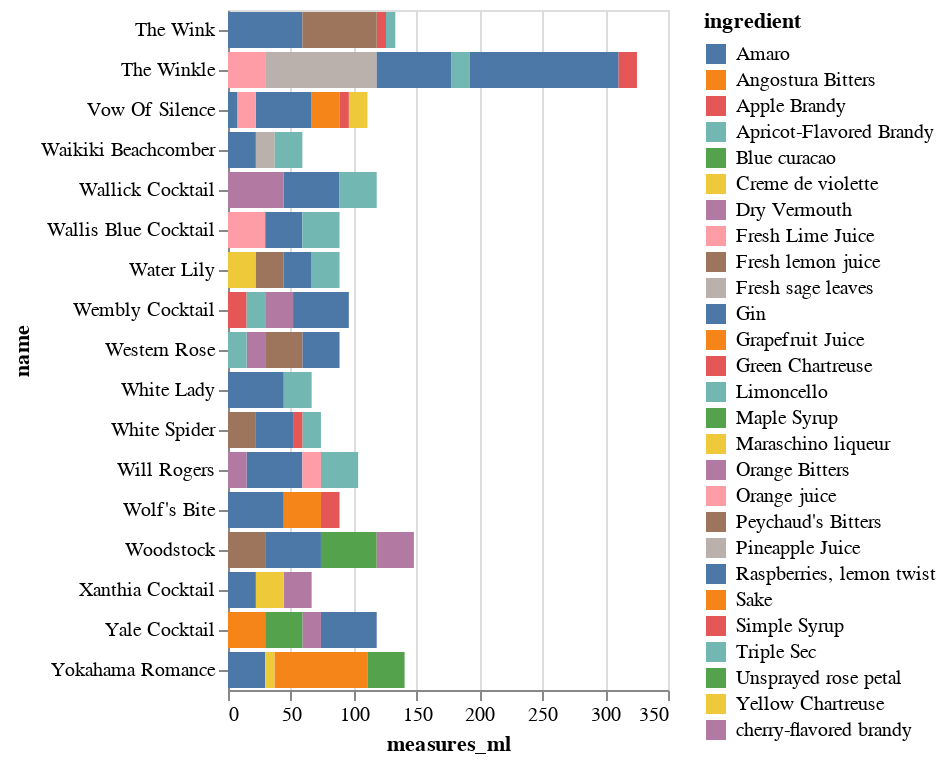

Here is the notebook cell this chart was saved with:
### Code cell
ingredient_selection = alt.selection_point(fields=["ingredient"], bind="legend")

alt.Chart(filtered).mark_bar().encode(
    x="measures_ml",
    y="name",
    color="ingredient",
    opacity=alt.condition(ingredient_selection, alt.value(1), alt.value(0.2))
).add_params(
    ingredient_selection
).properties(width=220)

### Figure 1 — Vega-Lite specification as saved in the notebook (floating-point values rounded to 4 significant figures)
{"config": {"view": {"continuousWidth": 300, "continuousHeight": 300}}, "data": {"name": "data-7ea16302b2282594cf97c4568454b7ac"}, "mark": {"type": "bar"}, "encoding": {"color": {"field": "ingredient", "type": "nominal"}, "opacity": {"condition": {"param": "param_15", "value": 1}, "value": 0.2}, "x": {"field": "measures_ml", "type": "quantitative"}, "y": {"field": "name", "type": "nominal"}}, "params": [{"name": "param_15", "select": {"type": "point", "fields": ["ingredient"]}, "bind": "legend"}], "width": 220, "$schema": "https://vega.github.io/schema/vega-lite/v5.20.1.json", "datasets": {"data-7ea16302b2282594cf97c4568454b7ac": [{"name": "Yokahama Romance", "category": "Gin", "row_id": 969, "ingredient_number": 1, "ingredient": "Sake", "measure": "2 1/2 oz", "measures_ml": 73.93}, {"name": "Yokahama Romance", "category": "Gin", "row_id": 969, "ingredient_number": 2, "ingredient": "Gin", "measure": "1 oz", "measures_ml": 29.57}, {"name": "Yokahama Romance", "category": "Gin", "row_id": 969, "ingredient_number": 3, "ingredient": "Maraschino liqueur", "measure": "1/4 oz", "measures_ml": 7.39}, {"name": "Yokahama Romance", "category": "Gin", "row_id": 969, "ingredient_number": 4, "ingredient": "Unsprayed rose petal", "measure": "1 oz", "measures_ml": 29.57}, {"name": "Yale Cocktail", "category": "Gin", "row_id": 970, "ingredient_number": 1, "ingredient": "Gin", "measure": "1 1/2 oz", "measures_ml": 44.36}, {"name": "Yale Cocktail", "category": "Gin", "row_id": 970, "ingredient_number": 2, "ingredient": "Dry Vermouth", "measure": "1/2 oz", "measures_ml": 14.79}, {"name": "Yale Cocktail", "category": "Gin", "row_id": 970, "ingredient_number": 3, "ingredient": "Blue curacao", "measure": "1 oz", "measures_ml": 29.57}, {"name": "Yale Cocktail", "category": "Gin", "row_id": 970, "ingredient_number": 4, "ingredient": "Angostura Bitters", "measure": "1 oz", "measures_ml": 29.57}, {"name": "Xanthia Cocktail", "category": "Gin", "row_id": 971, "ingredient_number": 1, "ingredient": "Gin", "measure": "3/4 oz", "measures_ml": 22.18}, {"name": "Xanthia Cocktail", "category": "Gin", "row_id": 971, "ingredient_number": 2, "ingredient": "cherry-flavored brandy", "measure": "3/4 oz", "measures_ml": 22.18}, {"name": "Xanthia Cocktail", "category": "Gin", "row_id": 971, "ingredient_number": 3, "ingredient": "Yellow Chartreuse", "measure": "3/4 oz", "measures_ml": 22.18}, {"name": "Woodstock", "category": "Gin", "row_id": 972, "ingredient_number": 1, "ingredient": "Gin", "measure": "1 1/2 oz", "measures_ml": 44.36}, {"name": "Woodstock", "category": "Gin", "row_id": 972, "ingredient_number": 2, "ingredient": "Fresh lemon juice", "measure": "1 oz", "measures_ml": 29.57}, {"name": "Woodstock", "category": "Gin", "row_id": 972, "ingredient_number": 3, "ingredient": "Maple Syrup", "measure": "1 1/2 oz", "measures_ml": 44.36}, {"name": "Woodstock", "category": "Gin", "row_id": 972, "ingredient_number": 4, "ingredient": "Orange Bitters", "measure": "1 oz", "measures_ml": 29.57}, {"name": "Wolf's Bite", "category": "Gin", "row_id": 973, "ingredient_number": 1, "ingredient": "Gin", "measure": "1 1/2 oz", "measures_ml": 44.36}, {"name": "Wolf's Bite", "category": "Gin", "row_id": 973, "ingredient_number": 2, "ingredient": "Grapefruit Juice", "measure": "1 oz", "measures_ml": 29.57}, {"name": "Wolf's Bite", "category": "Gin", "row_id": 973, "ingredient_number": 3, "ingredient": "Green Chartreuse", "measure": "1/2 oz", "measures_ml": 14.79}, {"name": "The Winkle", "category": "Gin", "row_id": 975, "ingredient_number": 1, "ingredient": "Fresh sage leaves", "measure": "3 oz", "measures_ml": 88.72}, {"name": "The Winkle", "category": "Gin", "row_id": 975, "ingredient_number": 2, "ingredient": "Gin", "measure": "2 oz", "measures_ml": 59.15}, {"name": "The Winkle", "category": "Gin", "row_id": 975, "ingredient_number": 3, "ingredient": "Fresh Lime Juice", "measure": "1 oz", "measures_ml": 29.57}, {"name": "The Winkle", "category": "Gin", "row_id": 975, "ingredient_number": 4, "ingredient": "Limoncello", "measure": "1/2 oz", "measures_ml": 14.79}, {"name": "The Winkle", "category": "Gin", "row_id": 975, "ingredient_number": 5, "ingredient": "Simple Syrup", "measure": "1/2 oz", "measures_ml": 14.79}, {"name": "The Winkle", "category": "Gin", "row_id": 975, "ingredient_number": 6, "ingredient": "Raspberries, lemon twist", "measure": "4 oz", "measures_ml": 118.3}, {"name": "The Wink", "category": "Gin", "row_id": 976, "ingredient_number": 1, "ingredient": "Absinthe", "measure": "1 splash", "measures_ml": null}, {"name": "The Wink", "category": "Gin", "row_id": 976, "ingredient_number": 2, "ingredient": "Gin", "measure": "2 oz", "measures_ml": 59.15}, {"name": "The Wink", "category": "Gin", "row_id": 976, "ingredient_number": 3, "ingredient": "Triple Sec", "measure": "1/4 oz", "measures_ml": 7.39}, {"name": "The Wink", "category": "Gin", "row_id": 976, "ingredient_number": 4, "ingredient": "Simple Syrup", "measure": "1/4 oz", "measures_ml": 7.39}, {"name": "The Wink", "category": "Gin", "row_id": 976, "ingredient_number": 5, "ingredient": "Peychaud's Bitters", "measure": "2 oz", "measures_ml": 59.15}, {"name": "Will Rogers", "category": "Gin", "row_id": 977, "ingredient_number": 1, "ingredient": "Gin", "measure": "1 1/2 oz", "measures_ml": 44.36}, {"name": "Will Rogers", "category": "Gin", "row_id": 977, "ingredient_number": 2, "ingredient": "Dry Vermouth", "measure": "1/2 oz", "measures_ml": 14.79}, {"name": "Will Rogers", "category": "Gin", "row_id": 977, "ingredient_number": 3, "ingredient": "Orange juice", "measure": "1/2 oz", "measures_ml": 14.79}, {"name": "Will Rogers", "category": "Gin", "row_id": 977, "ingredient_number": 4, "ingredient": "Triple Sec", "measure": "1 oz", "measures_ml": 29.57}, {"name": "White Spider", "category": "Gin", "row_id": 979, "ingredient_number": 1, "ingredient": "Gin", "measure": "1 oz", "measures_ml": 29.57}, {"name": "White Spider", "category": "Gin", "row_id": 979, "ingredient_number": 2, "ingredient": "Fresh lemon juice", "measure": "3/4 oz", "measures_ml": 22.18}, {"name": "White Spider", "category": "Gin", "row_id": 979, "ingredient_number": 3, "ingredient": "Triple Sec", "measure": "1/2 oz", "measures_ml": 14.79}, {"name": "White Spider", "category": "Gin", "row_id": 979, "ingredient_number": 4, "ingredient": "Simple Syrup", "measure": "1/4 oz", "measures_ml": 7.39}, {"name": "White Lady", "category": "Gin", "row_id": 980, "ingredient_number": 1, "ingredient": "Gin", "measure": "1 1/2 oz", "measures_ml": 44.36}, {"name": "White Lady", "category": "Gin", "row_id": 980, "ingredient_number": 2, "ingredient": "Triple Sec", "measure": "3/4 oz", "measures_ml": 22.18}, {"name": "Western Rose", "category": "Gin", "row_id": 981, "ingredient_number": 1, "ingredient": "Gin", "measure": "1 oz", "measures_ml": 29.57}, {"name": "Western Rose", "category": "Gin", "row_id": 981, "ingredient_number": 2, "ingredient": "Dry Vermouth", "measure": "1/2 oz", "measures_ml": 14.79}, {"name": "Western Rose", "category": "Gin", "row_id": 981, "ingredient_number": 3, "ingredient": "Apricot-Flavored Brandy", "measure": "1/2 oz", "measures_ml": 14.79}, {"name": "Western Rose", "category": "Gin", "row_id": 981, "ingredient_number": 4, "ingredient": "Fresh lemon juice", "measure": "1 oz", "measures_ml": 29.57}, {"name": "Wembly Cocktail", "category": "Gin", "row_id": 983, "ingredient_number": 1, "ingredient": "Gin", "measure": "1 1/2 oz", "measures_ml": 44.36}, {"name": "Wembly Cocktail", "category": "Gin", "row_id": 983, "ingredient_number": 2, "ingredient": "Dry Vermouth", "measure": "3/4 oz", "measures_ml": 22.18}, {"name": "Wembly Cocktail", "category": "Gin", "row_id": 983, "ingredient_number": 3, "ingredient": "Apple Brandy", "measure": "1/2 oz", "measures_ml": 14.79}, {"name": "Wembly Cocktail", "category": "Gin", "row_id": 983, "ingredient_number": 4, "ingredient": "Apricot-Flavored Brandy", "measure": "1/2 oz", "measures_ml": 14.79}, {"name": "Water Lily", "category": "Gin", "row_id": 985, "ingredient_number": 1, "ingredient": "Gin", "measure": "3/4 oz", "measures_ml": 22.18}, {"name": "Water Lily", "category": "Gin", "row_id": 985, "ingredient_number": 2, "ingredient": "Triple Sec", "measure": "3/4 oz", "measures_ml": 22.18}, {"name": "Water Lily", "category": "Gin", "row_id": 985, "ingredient_number": 3, "ingredient": "Creme de violette", "measure": "3/4 oz", "measures_ml": 22.18}, {"name": "Water Lily", "category": "Gin", "row_id": 985, "ingredient_number": 4, "ingredient": "Fresh lemon juice", "measure": "3/4 oz", "measures_ml": 22.18}, {"name": "Wallis Blue Cocktail", "category": "Gin", "row_id": 986, "ingredient_number": 1, "ingredient": "Lime wedge, superfine sugar", "measure": "1", "measures_ml": null}, {"name": "Wallis Blue Cocktail", "category": "Gin", "row_id": 986, "ingredient_number": 2, "ingredient": "Gin", "measure": "1 oz", "measures_ml": 29.57}, {"name": "Wallis Blue Cocktail", "category": "Gin", "row_id": 986, "ingredient_number": 3, "ingredient": "Triple Sec", "measure": "1 oz", "measures_ml": 29.57}, {"name": "Wallis Blue Cocktail", "category": "Gin", "row_id": 986, "ingredient_number": 4, "ingredient": "Fresh Lime Juice", "measure": "1 oz", "measures_ml": 29.57}, {"name": "Wallick Cocktail", "category": "Gin", "row_id": 988, "ingredient_number": 1, "ingredient": "Gin", "measure": "1 1/2 oz", "measures_ml": 44.36}, {"name": "Wallick Cocktail", "category": "Gin", "row_id": 988, "ingredient_number": 2, "ingredient": "Dry Vermouth", "measure": "1 1/2 oz", "measures_ml": 44.36}, {"name": "Wallick Cocktail", "category": "Gin", "row_id": 988, "ingredient_number": 3, "ingredient": "Triple Sec", "measure": "1 oz", "measures_ml": 29.57}, {"name": "Waikiki Beachcomber", "category": "Gin", "row_id": 989, "ingredient_number": 1, "ingredient": "Gin", "measure": "3/4 oz", "measures_ml": 22.18}, {"name": "Waikiki Beachcomber", "category": "Gin", "row_id": 989, "ingredient_number": 2, "ingredient": "Triple Sec", "measure": "3/4 oz", "measures_ml": 22.18}, {"name": "Waikiki Beachcomber", "category": "Gin", "row_id": 989, "ingredient_number": 3, "ingredient": "Pineapple Juice", "measure": "1/2 oz", "measures_ml": 14.79}, {"name": "Vow Of Silence", "category": "Gin", "row_id": 990, "ingredient_number": 1, "ingredient": "Gin", "measure": "1 1/2 oz", "measures_ml": 44.36}, {"name": "Vow Of Silence", "category": "Gin", "row_id": 990, "ingredient_number": 2, "ingredient": "Grapefruit Juice", "measure": "3/4 oz", "measures_ml": 22.18}, {"name": "Vow Of Silence", "category": "Gin", "row_id": 990, "ingredient_number": 3, "ingredient": "Fresh Lime Juice", "measure": "1/2 oz", "measures_ml": 14.79}, {"name": "Vow Of Silence", "category": "Gin", "row_id": 990, "ingredient_number": 4, "ingredient": "Yellow Chartreuse", "measure": "1/2 oz", "measures_ml": 14.79}, {"name": "Vow Of Silence", "category": "Gin", "row_id": 990, "ingredient_number": 5, "ingredient": "Amaro", "measure": "1/4 oz", "measures_ml": 7.39}, {"name": "Vow Of Silence", "category": "Gin", "row_id": 990, "ingredient_number": 6, "ingredient": "Simple Syrup", "measure": "1/4 oz", "measures_ml": 7.39}]}}
